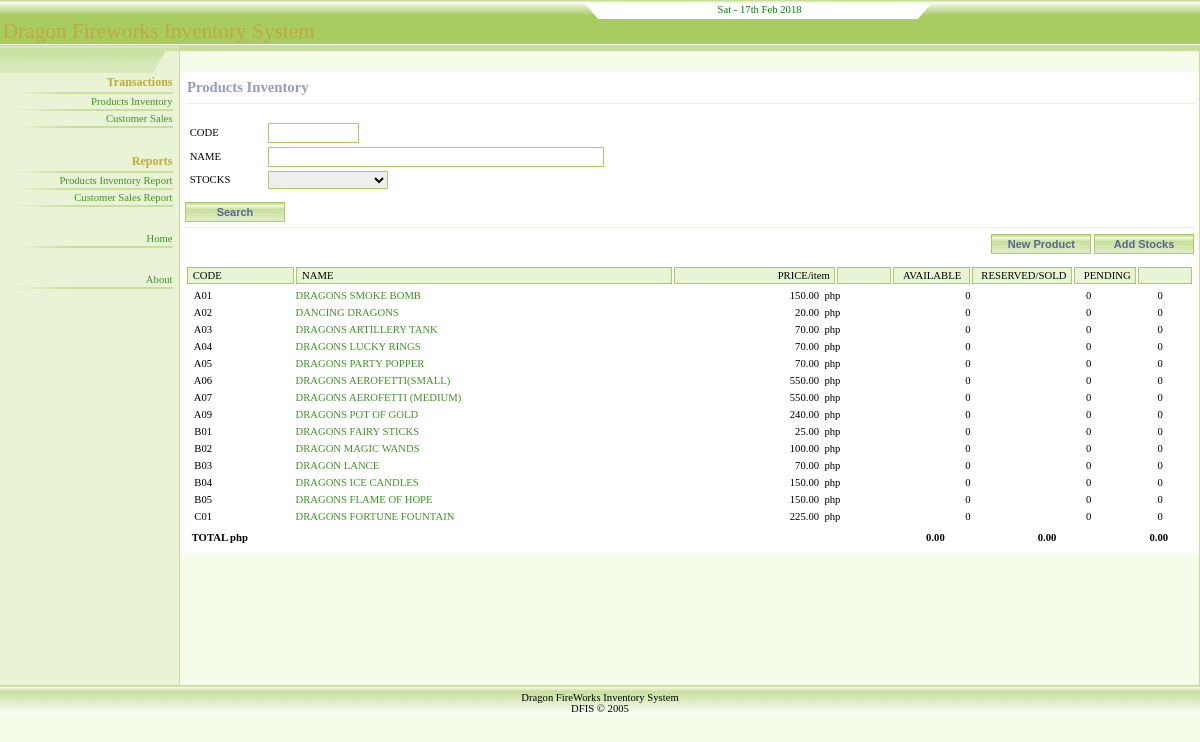
Screenshot of /Modules/ProductInventory.php with the database file from the repository.
### tables this page shows
CREATE TABLE `products` (
  `prod_code` varchar(16) NOT NULL default '',
  `prod_name` varchar(100) default NULL,
  `price` decimal(8,2) default NULL,
  `quantity` int(8) unsigned default NULL,
  `order_qty` int(8) unsigned default NULL,
  `res_qty` int(8) unsigned default NULL,
  PRIMARY KEY  (`prod_code`)
);

### class/ProductInventoryClass.php (called while the page is built, shortened)
<?php
class ProductInventoryClass {
	private $arr;
	function get_arr() {
		return $this->arr;
	}
	function load_records($cd,$name,$stat) {
		$where = '';
		$result = mysql_query("SELECT * FROM products".$where);
		if (mysql_num_rows($result) > 0) {
			$i = 0;
			while ($rows = mysql_fetch_array($result)) {
				$this->arr[$i] = $rows;
				$i++;
			}
		}
	}
	function total_ava($cd,$name,$stat) {
		$where = '';
		$result = mysql_query("SELECT sum(price * quantity) as total_ava
							   FROM products ".$where);
		$row = mysql_fetch_array($result);
		return $row['total_ava'];
	}
	function total_res($cd,$name,$stat) {
		$where = '';
		$result = mysql_query("SELECT sum(price * res_qty) as total_res
							   FROM products ".$where);
		$row = mysql_fetch_array($result);
		return $row['total_res'];
	}
	function total_pnd($cd,$name,$stat) {
		$where = '';
		$result = mysql_query("SELECT sum(price * order_qty) as total_pnd
							   FROM products ".$where);
		$row = mysql_fetch_array($result);
		return $row['total_pnd'];
	}
}
?>

### Modules/ProductInventory.php (the view, shortened to what this page needs)
<?php
include "../class/ProductInventoryClass.php";
$PI = new ProductInventoryClass();
$code = "";
$name = "";
$s_stat = "";
$PI->load_records(addslashes($code),addslashes($name),addslashes($s_stat));
$arr = $PI->get_arr();
$x = count($arr);
?>
<!DOCTYPE HTML PUBLIC "-//W3C//DTD HTML 4.01 Transitional//EN">
<html>
<head>
<link type="text/css" href="../StyleSheet/djarc.css" rel="stylesheet">
</head>
<body leftmargin=0 rightmargin=0 topmargin="0" marginwidth="0" marginheight="0">
<form name="frmBranchList" method="post" action="ProductInventory.php">
<?php include "Header.php"; ?>
<table cellspacing="0" cellpadding="0" width="100%" border="0" height="80%">
  <tr>
    <td class="panel" width="179">
	  <img height="28" src="../Images/PanelTab.gif" width="179" border="0">
	  <br>
	  <?php include "Panel.php"; ?>
    </td>
    <td class="main_page" width="100%">
	  <table style="border-collapse: collapse" bordercolor="#111111" height="6" cellspacing="0" cellpadding="0" width="100%" border="0">
        <tr>
          <td class="headerline" width="100%"><img height=6 src="../Images/PanelBox.gif" width=6 border="0"></td>
        </tr>
      </table>
      <?php include "Menu.php"; ?>
      <table cellspacing="0" cellpadding="5" width="100%" border="0">
        <tr>
          <td valign="top" class="content">
		  	<table border="0" cellpadding="2" cellspacing="0" width="100%">
                <tr>
                  <td class="content"><span class="text_title">Products </span><span class="text_title">Inventory</span>
                  </td>
                </tr>
              </table>
		    <hr>
		  </td>
        </tr>
        <tr>
          <td class="content" width="100%" valign="top">
              <table width="100%" border="0" cellspacing="0" cellpadding="2" bordercolor="#CCCCCC">
                <tr>
                  <td nowrap width="8%">&nbsp;CODE</td>
                  <td width="92%"><input type="text" name="txtCode" class="txt" size="10" maxlength="16" value="<?=$code?>"></td>
                </tr>
                <tr>
                  <td nowrap>&nbsp;NAME</td>
                  <td><input type="text" name="txtName" size="45" class="txt" maxlength="100" value="<?=$name?>" ></td>
                </tr>
                <tr>
                  <td nowrap>&nbsp;STOCKS </td>
                  <td><select name="cbostat" style="width:120">
				  		<option value=""></option>
						<option value="AVA" <?php if ($s_stat=='AVA') echo 'selected';?>>AVALABLE</option>
                    </select></td>
                </tr>
              </table><BR>
			  <input type="submit" name="btnSearch" value="Search" class="btn" style="width: 100">
              <hr>
              <div align="right">
                <input type="button" name="btnNew" value="New Product" class="btn" style="width: 100" align="right" onClick="javascript:window.location='ProductAdd.php?msg='">
                <input type="button" name="btnNew2" value="Add Stocks" class="btn" style="width: 100" align="right" onClick="javascript:window.location='AddStocks.php'">
                </div>
				<br>
                <?php
			 	if ($x>0) {
			 ?>
              <table width="100%" border="0" cellspacing="2" cellpadding="2">
			  <tr>
                  <td class="result_header" nowrap width="10%">&nbsp;CODE&nbsp;</td>
                  <td class="result_header" nowrap width="35%">&nbsp;NAME&nbsp;</td>
                  <td class="result_header" nowrap width="15%"><div align="right">&nbsp;PRICE/item&nbsp;
                    </div></td>
                  <td class="result_header" nowrap width="5%">&nbsp;</td>
                  <td width="5%" nowrap class="result_header"><div align="right">&nbsp;AVAILABLE
                      &nbsp;</div></td>
                  <td width="5%" nowrap class="result_header"><div align="right">&nbsp;RESERVED/SOLD&nbsp;</div></td>
                  <td width="5%" nowrap class="result_header"><div align="right">&nbsp;PENDING&nbsp;
                    </div></td>
                  <td width="5%" nowrap class="result_header">&nbsp;</td>
                </tr>
			</table>
			 <div  style="z-index:1; overflow: scroll; width: 100%; height: 240;">
              <table width="100%" border="0" cellpadding="2" cellspacing="2">
                <?php for($i=0;$x>$i;$i++) {?>
                <tr id="rw<?=$i;?>">
                  <td nowrap width="10%">&nbsp;
                    <?= $arr[$i]['prod_code']?>
                  </td>
                  <td nowrap width="39%">&nbsp;<a href="ProductEdit.php?cd=<?= $arr[$i]['prod_code']?>&msg="  onMouseOver="javascript:rw<?=$i;?>.style.background = '#F0F0F0';" onMouseOut="javascript:rw<?=$i;?>.style.background = '#ffffff';">
                    <?= $arr[$i]['prod_name']?></a>&nbsp;</td>
                  <td nowrap width="17%"><div align="right">&nbsp;
                      <?php   echo number_format($arr[$i]['price'],2,'.',',') ?>
                      &nbsp;php&nbsp;</div></td>
                  <td nowrap width="4%">&nbsp;</td>
                  <td width="9%"><div align="right">&nbsp;
                      <?php if  ($arr[$i]['quantity'] == 0) echo($arr[$i]['quantity']); else echo("<strong>".$arr[$i]['quantity']."</strong>"); ?>
                      &nbsp; </div></td>
                  <td width="12%"><div align="right">&nbsp;
                      <?php if  ($arr[$i]['res_qty'] == 0) echo($arr[$i]['res_qty']); else echo("<font color='#0000ff'><strong>".$arr[$i]['res_qty']."</strong></font>"); ?>
                      &nbsp;</div></td>
                  <td width="7%"><div align="right">&nbsp;
                      <?php if  ($arr[$i]['order_qty'] == 0) echo($arr[$i]['order_qty']); else echo("<font color='#FF0000'><strong>".$arr[$i]['order_qty']."</strong></font>"); ?>
                      &nbsp; </div></td>
                  <td width="2%">&nbsp;</td>
                </tr>
                <?php } ?>
              </table></div>
			  <table width="100%" border="0" cellspacing="2" cellpadding="2">
                <tr>
                  <td height="19">&nbsp;<strong>TOTAL php</strong> </td>
                  <td width="15%"><div align="right"><strong><?php echo number_format($PI->total_ava(addslashes($code),addslashes($name),addslashes($s_stat)),2,'.',','); ?></strong></div></td>
                  <td width="11%"> <div align="right"><strong><?php echo number_format($PI->total_res(addslashes($code),addslashes($name),addslashes($s_stat)),2,'.',','); ?></strong></div></td>
                  <td width="11%"><div align="right"> <strong><?php echo number_format($PI->total_pnd(addslashes($code),addslashes($name),addslashes($s_stat)),2,'.',','); ?></strong>
                    </div></td>
                  <td width="2%">&nbsp;</td>
                </tr>
              </table>
              <?PHP } else echo "<br><strong>NO RECORD(s) FOUND.</strong>"; ?>
            </td>
        </tr>
      </table>
	</td>
  </tr>
</table>
<?php include "Footer.php"; ?>
</form>
</body>
</html>

### Modules/Header.php (shortened to what this page needs)
<table class="header" cellspacing="0" cellpadding="0" width="100%" border="0">
  <tr>
    <td width="55%" background="../Images/HeaderBg1.gif">&nbsp;</td>
    <td background="../Images/HeaderBg2.gif" class="date"><img src="../Images/HeaderDiag.gif" width="67" height="19" border="0" align="absmiddle"></td>
	<td width="20%" background="../Images/HeaderBg2.gif" align="center" nowrap><span class="login_display">
      &nbsp;<?= date('D - jS M Y') ?></td>
	<td background="Images/HeaderBg2.gif" align="right" class="date"><img src="../Images/HeaderDiag2.gif" width="67" height="19" border="0" align="absmiddle"></td>
	<td width="25%" background="../Images/HeaderBg1.gif">&nbsp;</td>
  </tr>
</table>
<table class="header" cellspacing=0 cellpadding="0">
  <tr>
    <td>&nbsp;<span class="branch">Dragon Fireworks Inventory System</span>&nbsp;</td>
  </tr>
</table>
<table class="header" cellspacing=0 cellpadding="0">
  <tr>
    <td width="100%" bgcolor=#ffffff><img height="1" src="../Images/Pixel.gif" width="1" border="0"></td>
  </tr>
</table>

### Modules/Panel.php
<DIV align=center>
       <table class="tbl_panel" cellspacing="0" border="0">
         <tr><td class="panel_header" align="right" width="100%">&nbsp;Transactions</td></tr>
         <tr><td width="100%"><img src="../Images/PanelLine.gif" height="2" width="166" border="0"></td></tr>
         <tr><td width="100%" align="right">&nbsp;<a href="ProductInventory.php">Products Inventory</a></td></tr>
         <tr><td width="100%"><img src="../Images/PanelLine.gif" height="2" width="166" border="0"></td></tr>
<tr>
   <td width="100%" align="right">&nbsp;<a href="CustomerList.php">Customer
     Sales</a></td>
 </tr>
         <tr><td width="100%"><img src="../Images/PanelLine.gif" height="2" width="166" border="0"></td></tr>
       </table>
   </DIV><br><br>
<DIV align=center>
       <table class="tbl_panel" cellspacing="0" border="0">
         <tr><td class="panel_header" align="right" width="100%">&nbsp;Reports</td></tr>
         <tr><td width="100%"><img src="../Images/PanelLine.gif" height="2" width="166" border="0"></td></tr>
         <tr>
   <td width="100%" align="right"><a href="ProductInventoryReportMain.php">Products Inventory Report</a>
     </td>
 </tr>
         <tr><td width="100%"><img src="../Images/PanelLine.gif" height="2" width="166" border="0"></td></tr>
<tr>
   <td width="100%" align="right"><a href="customerReportMain.php">Customer
     Sales Report</a></td>
 </tr>
         <tr><td width="100%"><img src="../Images/PanelLine.gif" height="2" width="166" border="0"></td></tr>
       </table>
   </DIV>
<br><br>
<DIV align=center>
       <table class="tbl_panel" cellspacing="0" border="0">
         <tr><td width="100%" align="right">&nbsp;<a href="Home.php">Home</a></td></tr>
         <tr><td width="100%"><img src="../Images/PanelLine.gif" height="2" width="166" border="0"></td></tr>
       </table>
   </DIV>
  <br><br>
<DIV align=center>
       <table class="tbl_panel" cellspacing="0" border="0">
         <tr><td width="100%" align="right">&nbsp;<a href="About.php">About</a></td></tr>
         <tr><td width="100%"><img src="../Images/PanelLine.gif" height="2" width="166" border="0"></td></tr>
       </table>
   </DIV>

### Modules/Menu.php
<table cellspacing="0" cellpadding="5" width="100%" border="0">
  <tr>
    <td class="menu" nowrap width="100%">&nbsp;
    </td>
  </tr>
</table>

### Modules/Footer.php
<table cellspacing="0" cellpadding="0" width="100%" background="../Images/FooterBg.gif" border="0">
  <tr>
    <td class="footer" nowrap width="100%" colspan="2" align="center"><img  src="../Images/Footer.gif" alt=""><br>
      Dragon FireWorks Inventory System<br>
	  DFIS © 2005
	</td>
  </tr>
</table>

### Stylesheet/djarc.css (style rules this page uses)
body { font-size: 10pt; margin: 0px; color: #000000; font-family: arial, sans-serif; background-color: #F6FCEA; }
table.header { border-right: 0px; border-top: 0px; border-left: 0px; width: 100%; border-bottom: 0px; background-color: #A8CC5F; }
table.tbl_panel { border-right: 0px; padding-right: 1px; border-top: 0px; padding-left: 1px; padding-bottom: 1px; border-left: 0px; width: 166px; padding-top: 1px; border-bottom: 0px; }
td { font-family: Tahoma, Verdana; font-size: 8pt }
td.date { font-size: 8pt; color: #000000; }
td.content { font-size: 8pt; background-color: #ffffff; }
td.menu { font-weight: bold; font-size: 8pt; color: #5b6491; background-color: #F6FCEA }
td.footer { font-size: 8pt; horizontal-align: center; vertical-align: top; }
td.panel_header { font-size: 9pt; color: #BEAA3C; horizontal-align: center; font-weight: bold; }
td.panel { background-color: #E9F3D5; vertical-align: top }
td.main_page { font-size: 10pt; vertical-align: top }
td.headerline { background-color: #C8DF9C }
td.result_header { background-color: #E9F3D5; border-right: #A8CC5F 1px solid; border-top: #A8CC5F 1px solid; border-left: #A8CC5F 1px solid; border-bottom: #A8CC5F 1px solid; }
a { font-size: 8pt; color: #3E9423; text-decoration: none }
hr { border-right: #ffffff 1px solid; border-top: #E9F3D5 1px solid; border-left: #ffffff 1px solid; width: 100%; border-bottom: #ffffff 1px solid }
input.txt { border : #A8CC5F 1px solid; height: 20px; font-size: 12px; }
input.btn { border-right: #A8CC5F 1px solid; border-top: #A8CC5F 1px solid; font-size: 11px; font-weight: bold; background-image: url(../Images/Btn.gif); border-left: #A8CC5F 1px solid; cursor: pointer; color: #5b6491; border-bottom: #A8CC5F 1px solid; font-family: sans-serif; height: 20px; background-color: #f3f3f6; text-align: center; }
textarea, select, input { font-family: Tahoma, Verdana, sans-serif; border-right: #A8CC5F 1px solid; border-top: #A8CC5F 1px solid; border-left: #A8CC5F 1px solid; border-bottom: #A8CC5F 1px solid; font-size: 12px; }
span.branch { font-size: 16pt; color: #BEAA3C }
span.login_display { font-size: 8pt; color: green; vertical-align: bottom; }
span.text_title { font-size: 11pt; color: #969bbc; font-weight: bold; }

### rows the page displays
products: prod_code "A01", prod_name "DRAGONS SMOKE BOMB", price "150.00", quantity "0", res_qty "0", order_qty "0"
products: prod_code "A02", prod_name "DANCING DRAGONS", price "20.00", quantity "0", res_qty "0", order_qty "0"
products: prod_code "A03", prod_name "DRAGONS ARTILLERY TANK", price "70.00", quantity "0", res_qty "0", order_qty "0"
products: prod_code "A04", prod_name "DRAGONS LUCKY RINGS", price "70.00", quantity "0", res_qty "0", order_qty "0"
products: prod_code "A05", prod_name "DRAGONS PARTY POPPER", price "70.00", quantity "0", res_qty "0", order_qty "0"
products: prod_code "A06", prod_name "DRAGONS AEROFETTI(SMALL)", price "550.00", quantity "0", res_qty "0", order_qty "0"
products: prod_code "A07", prod_name "DRAGONS AEROFETTI (MEDIUM)", price "550.00", quantity "0", res_qty "0", order_qty "0"
products: prod_code "A09", prod_name "DRAGONS POT OF GOLD", price "240.00", quantity "0", res_qty "0", order_qty "0"
products: prod_code "B01", prod_name "DRAGONS FAIRY STICKS", price "25.00", quantity "0", res_qty "0", order_qty "0"
products: prod_code "B02", prod_name "DRAGON MAGIC WANDS", price "100.00", quantity "0", res_qty "0", order_qty "0"
products: prod_code "B03", prod_name "DRAGON LANCE", price "70.00", quantity "0", res_qty "0", order_qty "0"
products: prod_code "B04", prod_name "DRAGONS ICE CANDLES", price "150.00", quantity "0", res_qty "0", order_qty "0"
products: prod_code "B05", prod_name "DRAGONS FLAME OF HOPE", price "150.00", quantity "0", res_qty "0", order_qty "0"
products: prod_code "C01", prod_name "DRAGONS FORTUNE FOUNTAIN", price "225.00", quantity "0", res_qty "0", order_qty "0"
